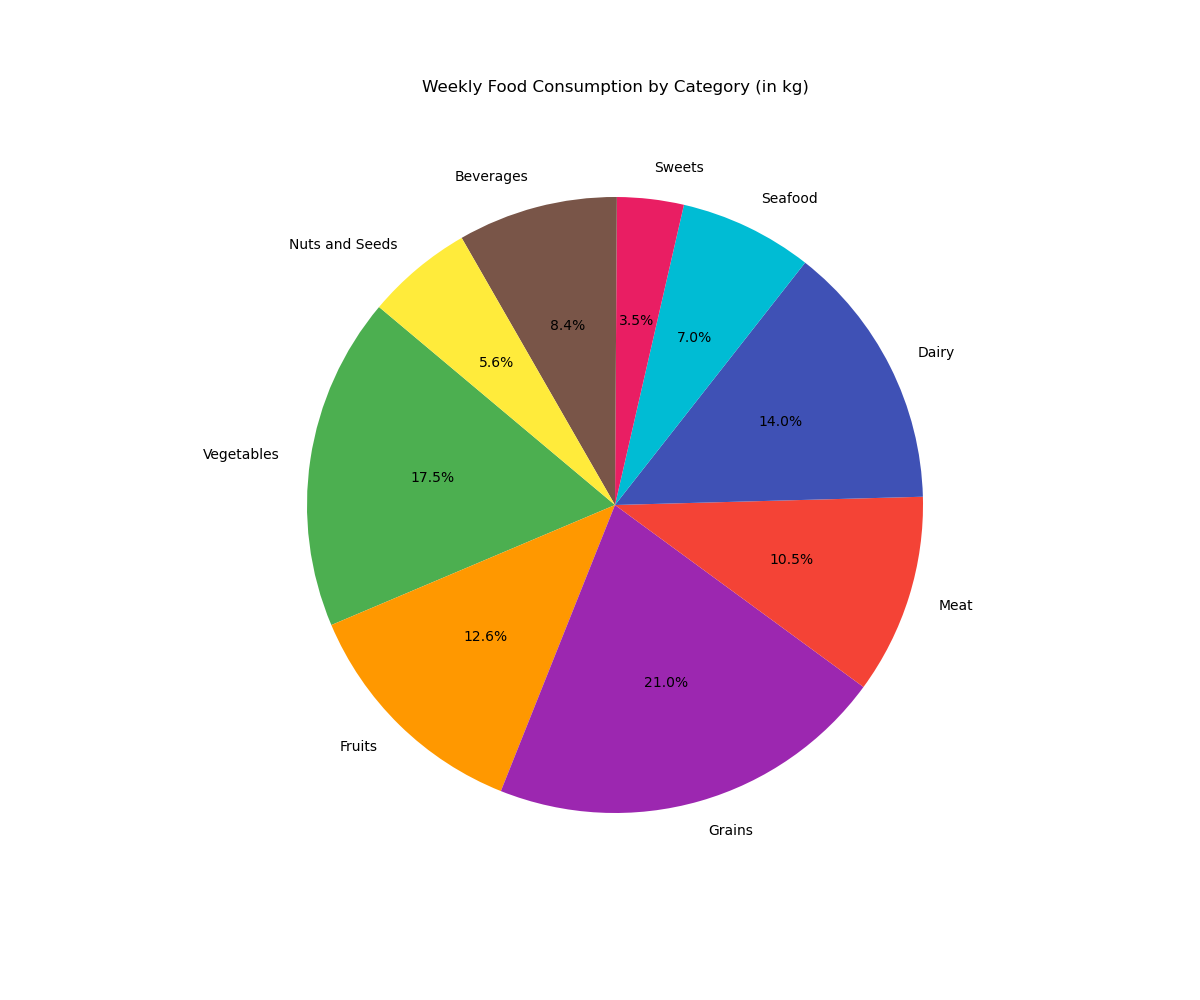

Write Python code to recreate this figure.

import matplotlib.pyplot as plt

# Data
food_categories = ["Vegetables", "Fruits", "Grains", "Meat", "Dairy", "Seafood", "Sweets", "Beverages", "Nuts and Seeds"]
amount_consumed = [25, 18, 30, 15, 20, 10, 5, 12, 8]

# Colors
colors = [
    "#4CAF50",  # Vegetables
    "#FF9800",  # Fruits
    "#9C27B0",  # Grains
    "#F44336",  # Meat
    "#3F51B5",  # Dairy
    "#00BCD4",  # Seafood
    "#E91E63",  # Sweets
    "#795548",  # Beverages
    "#FFEB3B",  # Nuts and Seeds
]

# Create pie chart
plt.figure(figsize=(12, 10))  # width and height in inches
plt.pie(amount_consumed, labels=food_categories, colors=colors, autopct='%1.1f%%', startangle=140)

# Chart title
plt.title('Weekly Food Consumption by Category (in kg)', pad=20)

# Show plot
plt.show()
